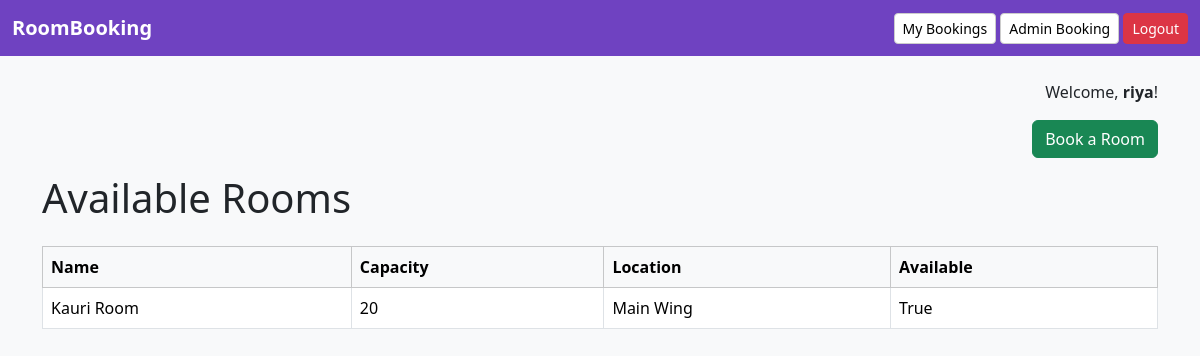
The app's page / (signed in) with its own data.
### rooms/models.py (models this page shows, shortened)
class Room(models.Model):
    name = models.CharField(max_length=100)
    capacity = models.PositiveIntegerField()
    location = models.CharField(max_length=100)
    available = models.BooleanField(default=True)

### rooms/views.py (the view)
# urls.py: path('', views.room_list, name='room_list'),
def room_list(request):
    rooms = Room.objects.all()
    return render(request, 'rooms/room_list.html', {'rooms': rooms})

### rooms/templates/rooms/room_list.html (shortened to what this page needs)
{% extends 'base.html' %}
{% block content %}
    {% if user.is_authenticated %}
        <p class="text-end">Welcome, <strong>{{ user.username }}</strong>!</p>
        <div class="text-end mb-3">
            <a href="{% url 'book_room' %}" class="btn btn-success">Book a Room</a>
        </div>
    {% else %}
        <div class="alert alert-info">
            <a href="{% url 'login' %}">Log in</a> to book a room.
        </div>
    {% endif %}
    <h1 class="mb-4">Available Rooms</h1>
    <table class="table table-bordered table-hover">
        <thead class="table-light">
            <tr>
                <th>Name</th>
                <th>Capacity</th>
                <th>Location</th>
                <th>Available</th>
            </tr>
        </thead>
        <tbody>
            {% for room in rooms %}
            <tr>
                <td>{{ room.name }}</td>
                <td>{{ room.capacity }}</td>
                <td>{{ room.location }}</td>
                <td>{{ room.available }}</td>
            </tr>
            {% empty %}
            <tr><td colspan="4">No rooms available.</td></tr>
            {% endfor %}
        </tbody>
    </table>
{% endblock %}

### rooms/templates/base.html (style rules this page uses)
body { background-color: #f8f9fa; }

### records on screen
Room: name "Kauri Room", capacity "20", location "Main Wing", available "True"

### other values on screen
{{ user.username }} "riya"
